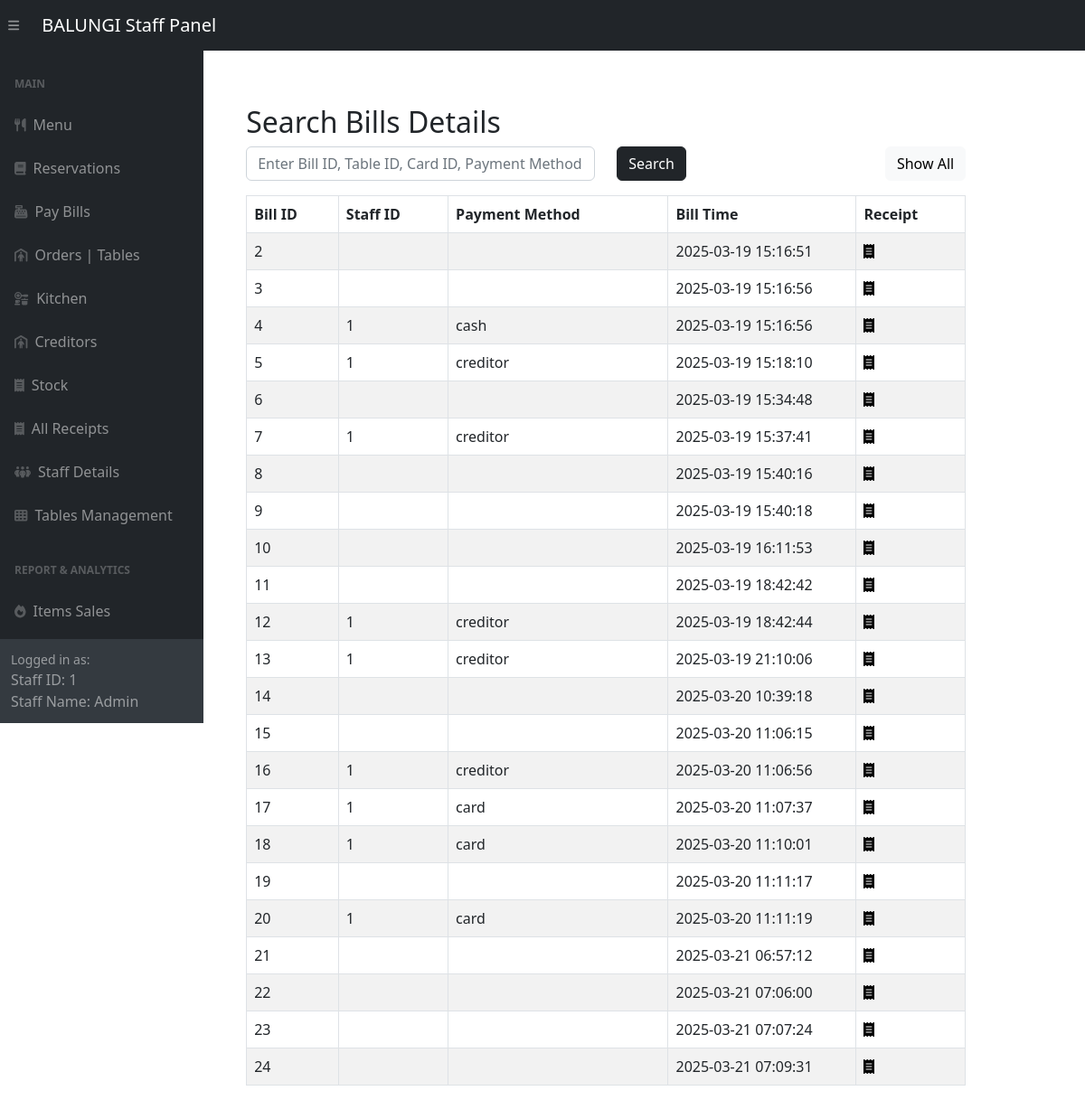
Page /adminSide/panel/bill-panel.php (signed in) on the committed database.
### tables this page shows
CREATE TABLE `bills` (
  `bill_id` int(11) NOT NULL,
  `staff_id` int(11) DEFAULT NULL,
  `member_id` int(11) DEFAULT NULL,
  `reservation_id` int(11) DEFAULT NULL,
  `table_id` int(11) DEFAULT NULL,
  `card_id` int(11) DEFAULT NULL,
  `payment_method` varchar(255) DEFAULT NULL,
  `bill_time` datetime DEFAULT NULL,
  `payment_time` datetime DEFAULT NULL,
  `creditor_id` int(11) DEFAULT NULL
);

### adminSide/panel/bill-panel.php (the view, shortened to what this page needs)
<?php include '../inc/dashHeader.php'; ?>
<div class="wrapper">
    <div class="container-fluid pt-5 pl-600">
        <div class="row">
            <div class="m-50">
                <div class="mt-5 mb-3">
                    <h2 class="pull-left">Search Bills Details</h2>
                    <form method="POST" action="#">
                        <div class="row">
                            <div class="col-md-6">
                                <input required type="text" id="search" name="search" class="form-control" placeholder="Enter Bill ID, Table ID, Card ID, Payment Method">
                            </div>
                            <div class="col-md-3">
                                <button type="submit" class="btn btn-dark">Search</button>
                            </div>
                            <div class="col" style="text-align: right;" >
                                <a href="bill-panel.php" class="btn btn-light">Show All</a>
                            </div>
                        </div>
                    </form>
                </div>
                <?php
                require_once "../config.php";
                if (isset($_POST['search'])) {
                    if (!empty($_POST['search'])) {
                        $search = $_POST['search'];
                        $sql = "SELECT * FROM Bills WHERE table_id LIKE '%$search%' OR payment_method LIKE '%$search%' OR bill_id LIKE '%$search%' OR card_id LIKE '%$search%'";
                    } else {
                        $sql = "SELECT * FROM Bills ORDER BY bill_id;";
                    }
                } else {
                    $sql = "SELECT * FROM Bills ORDER BY bill_id;";
                }
                if ($result = mysqli_query($link, $sql)) {
                    if (mysqli_num_rows($result) > 0) {
                        echo '<table class="table table-bordered table-striped" >';
                        echo "<thead>";
                        echo "<tr>";
                        echo "<th>Bill ID</th>";
                        echo "<th>Staff ID</th>";
                        echo "<th>Payment Method</th>";
                        echo "<th style='width:13em'>Bill Time</th>";
                        echo "<th>Receipt</th>";
                        echo "</tr>";
                        echo "</thead>";
                        echo "<tbody>";
                        while ($row = mysqli_fetch_array($result)) {
                            echo "<tr>";
                            echo "<td>" . $row['bill_id'] . "</td>";
                            echo "<td>" . $row['staff_id'] . "</td>";
                            echo "<td>" . $row['payment_method'] . "</td>";
                            echo "<td>" . $row['bill_time'] . "</td>";
                            echo "<td>";
                            echo '<a href="../posBackend/receipt.php?bill_id='. $row['bill_id'] .'" title="Receipt" data-toggle="tooltip"><span class="fa fa-receipt text-black"></span></a>';
                            echo "</td>";
                            echo "</tr>";
                        }
                        echo "</tbody>";
                        echo "</table>";
                    } else {
                        echo '<div class="alert alert-danger"><em>No records were found.</em></div>';
                    }
                } else {
                    echo "Oops! Something went wrong. Please try again later.";
                }
                ?>
            </div>
        </div>
    </div>
</div>
<?php include '../inc/dashFooter.php'; ?>

### adminSide/inc/dashHeader.php (shortened to what this page needs)
<!DOCTYPE html>
<html lang="en">
    <head>
        <link href="../css/styles.css" rel="stylesheet" />
    </head>
    <body class="sb-nav-fixed">
        <nav class="sb-topnav navbar navbar-expand navbar-dark bg-dark">
            <button class="btn btn-link btn-sm order-1 order-lg-0 me-4 me-lg-0" id="sidebarToggle" href="#!"><i class="fas fa-bars"></i></button>
            <a class="navbar-brand ps-3" href="../posBackend/orderItem.php">BALUNGI Staff Panel</a>
        </nav>
        <div id="layoutSidenav">
            <div id="layoutSidenav_nav">
                <nav class="sb-sidenav accordion sb-sidenav-dark" id="sidenavAccordion">
                    <div class="sb-sidenav-menu">
                        <div class="nav">
                            <div class="sb-sidenav-menu-heading">Main</div>
                            <a class="nav-link" href="../panel/menu-panel.php">
                                <div class="sb-nav-link-icon"><i class="fas fa-utensils"></i></div>
                                Menu
                            </a>
                            <a class="nav-link" href="../panel/reservation-panel.php">
                                <div class="sb-nav-link-icon"><i class="fas fa-book"></i></div>
                                Reservations
                            </a>
                            <a class="nav-link" href="../posBackend/orderItem.php">
                                <div class="sb-nav-link-icon"><i class="fas fa-cash-register"></i></div>
                                Pay Bills
                            </a>
                            <a class="nav-link" href="../panel/pendingOrders.php">
                                <div class="sb-nav-link-icon"><i class="fas fa-person-shelter"></i></div>
                                Orders | Tables
                            </a>
                            <a class="nav-link" href="../panel/kitchen-panel.php">
                                <div class="sb-nav-link-icon"><i class="fas fa-kitchen-set"></i></div>
                                Kitchen
                            </a>
                            <a class="nav-link" href="../panel/creditors-panel.php">
                                <div class="sb-nav-link-icon"><i class="fas fa-person-shelter"></i></div>
                                Creditors
                            </a>
                            <a class="nav-link" href="../panel/stock-panel.php">
                                <div class="sb-nav-link-icon"><i class="fas fa-receipt"></i></div>
                                Stock
                            </a>
                            <a class="nav-link" href="../panel/bill-panel.php">
                                <div class="sb-nav-link-icon"><i class="fas fa-receipt"></i></div>
                                All Receipts
                            </a>
                            <a class="nav-link" href="../panel/staff-panel.php">
                                <div class="sb-nav-link-icon"><i class="fas fa-people-group"></i></div>
                                Staff Details
                            </a>
                            <a class="nav-link" href="../panel/table-panel.php">
                                <div class="sb-nav-link-icon"><i class="fas fa-table-cells"></i></div>
                                Tables Management
                            </a>
                            <div class="sb-sidenav-menu-heading">Report & Analytics</div>
                            <a class="nav-link" href="../panel/charts-Sales.php">
                                <div class="sb-nav-link-icon"><i class="fas fa-fire"></i></div>
                                Items Sales
                            </a>
                            <a class="nav-link" href="../panel/salesReport.php">
                            </a>
                        </div>
                    </div>
                        <div class="sb-sidenav-footer">
                            <div class="small">Logged in as:</div>
                                <?php
                                if (isset($_SESSION['logged_account_id']) && isset($_SESSION['logged_staff_name'])) {
                                    echo "Staff ID: " . $_SESSION['logged_account_id'] . "<br>";
                                    echo "Staff Name: " . $_SESSION['logged_staff_name'];
                                } else {
                                    echo "Not logged in";
                                }
                                ?>
                        </div>
                </nav>
            </div>
        </<div>
            <div id="content-for-template">Content</div>

### adminSide/inc/dashFooter.php
    </body>
</html>

### adminSide/panel/bill-panel.php (style rules this page uses)
.wrapper { width: 85%; padding-left: 200px; padding-top: 20px }

### rows in the picture
bills: bill_id "2", bill_time "2025-03-19 15:16:51"
bills: bill_id "3", bill_time "2025-03-19 15:16:56"
bills: bill_id "4", staff "1", payment_method "cash", bill_time "2025-03-19 15:16:56"
bills: bill_id "5", staff "1", payment_method "creditor", bill_time "2025-03-19 15:18:10"
bills: bill_id "6", bill_time "2025-03-19 15:34:48"
bills: bill_id "7", staff "1", payment_method "creditor", bill_time "2025-03-19 15:37:41"
bills: bill_id "8", bill_time "2025-03-19 15:40:16"
bills: bill_id "9", bill_time "2025-03-19 15:40:18"
bills: bill_id "10", bill_time "2025-03-19 16:11:53"
bills: bill_id "11", bill_time "2025-03-19 18:42:42"
bills: bill_id "12", staff "1", payment_method "creditor", bill_time "2025-03-19 18:42:44"
bills: bill_id "13", staff "1", payment_method "creditor", bill_time "2025-03-19 21:10:06"
bills: bill_id "14", bill_time "2025-03-20 10:39:18"
bills: bill_id "15", bill_time "2025-03-20 11:06:15"
bills: bill_id "16", staff "1", payment_method "creditor", bill_time "2025-03-20 11:06:56"
bills: bill_id "17", staff "1", payment_method "card", bill_time "2025-03-20 11:07:37"
bills: bill_id "18", staff "1", payment_method "card", bill_time "2025-03-20 11:10:01"
bills: bill_id "19", bill_time "2025-03-20 11:11:17"
bills: bill_id "20", staff "1", payment_method "card", bill_time "2025-03-20 11:11:19"
bills: bill_id "21", bill_time "2025-03-21 06:57:12"
bills: bill_id "22", bill_time "2025-03-21 07:06:00"
bills: bill_id "23", bill_time "2025-03-21 07:07:24"
bills: bill_id "24", bill_time "2025-03-21 07:09:31"

### other values in the picture
$_SESSION['logged_account_id'] "1"
$_SESSION['logged_staff_name'] "Admin"
